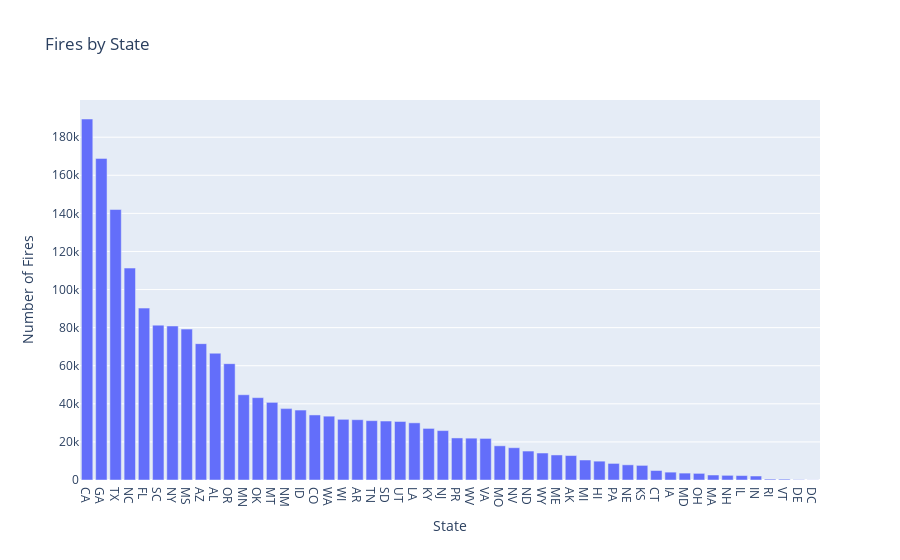

The cell this chart's notebook holds for it:
### Code cell
# Bar chart of fire counts by state

fire_state_df = df[['OBJECTID','STATE']]
fire_state_df = fire_state_df.groupby('STATE').count()

fig = px.bar(fire_state_df, labels={
                     "STATE": "State",
                     "value": "Number of Fires"
                 },
                title="Fires by State")

fig.update_layout(showlegend=False, xaxis={'categoryorder':'total descending'})


fig.show()
##fig.write_image("fig3.png")

### Figure 1 — Plotly figure (JSON) as saved in the notebook; plotly's stock layout.template omitted (floating-point values rounded to 4 significant figures)
{"data": [{"alignmentgroup": "True", "hovertemplate": "variable=OBJECTID<br>State=%{x}<br>Number of Fires=%{y}<extra></extra>", "legendgroup": "OBJECTID", "marker": {"color": "#636efa", "pattern": {"shape": ""}}, "name": "OBJECTID", "offsetgroup": "OBJECTID", "orientation": "v", "showlegend": true, "textposition": "auto", "type": "bar", "x": ["AK", "AL", "AR", "AZ", "CA", "CO", "CT", "DC", "DE", "FL", "GA", "HI", "IA", "ID", "IL", "IN", "KS", "KY", "LA", "MA", "MD", "ME", "MI", "MN", "MO", "MS", "MT", "NC", "ND", "NE", "NH", "NJ", "NM", "NV", "NY", "OH", "OK", "OR", "PA", "PR", "RI", "SC", "SD", "TN", "TX", "UT", "VA", "VT", "WA", "WI", "WV", "WY"], "xaxis": "x", "y": [12843, 66570, 31663, 71586, 189550, 34157, 4976, 66, 171, 90261, 168867, 9895, 4134, 36698, 2327, 2098, 7673, 27089, 30013, 2626, 3622, 13150, 10502, 44769, 17953, 79230, 40767, 111277, 15201, 7973, 2452, 25949, 37478, 16956, 80870, 3479, 43239, 61088, 8712, 22081, 480, 81315, 30963, 31154, 142021, 30725, 21833, 456, 33513, 31861, 21967, 14166], "yaxis": "y"}], "layout": {"barmode": "relative", "legend": {"title": {"text": "variable"}, "tracegroupgap": 0}, "showlegend": false, "title": {"text": "Fires by State"}, "xaxis": {"anchor": "y", "categoryorder": "total descending", "domain": [0, 1], "title": {"text": "State"}}, "yaxis": {"anchor": "x", "domain": [0, 1], "title": {"text": "Number of Fires"}}}}
